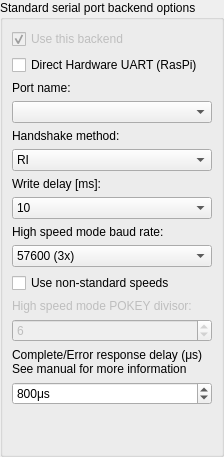
   <widget class="QWidget" name="page_serialPort">
    <layout class="QVBoxLayout" name="verticalLayout_2">
     <property name="spacing">
      <number>0</number>
     </property>
     <property name="leftMargin">
      <number>0</number>
     </property>
     <property name="topMargin">
      <number>0</number>
     </property>
     <property name="rightMargin">
      <number>0</number>
     </property>
     <property name="bottomMargin">
      <number>0</number>
     </property>
     <item>
      <widget class="QGroupBox" name="serialPortGroup">
       <property name="title">
        <string>Standard serial port backend options</string>
       </property>
       <layout class="QVBoxLayout" name="verticalLayout_3">
        <item>
         <widget class="QCheckBox" name="serialPortBox">
          <property name="enabled">
           <bool>false</bool>
          </property>
          <property name="text">
           <string>Use this backend</string>
          </property>
          <property name="checkable">
           <bool>true</bool>
          </property>
          <property name="checked">
           <bool>true</bool>
          </property>
         </widget>
        </item>
        <item>
         <widget class="QCheckBox" name="mDirectUart">
          <property name="text">
           <string>Direct Hardware UART (RasPi)</string>
          </property>
         </widget>
        </item>
        <item>
         <widget class="QLabel" name="serialPortDeviceNameLabel">
          <property name="sizePolicy">
           <sizepolicy hsizetype="Expanding" vsizetype="Fixed">
            <horstretch>0</horstretch>
            <verstretch>0</verstretch>
           </sizepolicy>
          </property>
          <property name="text">
           <string>Port name:</string>
          </property>
         </widget>
        </item>
        <item>
         <widget class="QComboBox" name="serialPortComboBox"/>
        </item>
        <item>
         <widget class="QLabel" name="serialPortHandshakeLabel">
          <property name="sizePolicy">
           <sizepolicy hsizetype="Preferred" vsizetype="Fixed">
            <horstretch>0</horstretch>
            <verstretch>0</verstretch>
           </sizepolicy>
          </property>
          <property name="text">
           <string>Handshake method:</string>
          </property>
         </widget>
        </item>
        <item>
         <widget class="QComboBox" name="serialPortHandshakeCombo">
          <item>
           <property name="text">
            <string>RI</string>
           </property>
          </item>
          <item>
           <property name="text">
            <string>DSR</string>
           </property>
          </item>
          <item>
           <property name="text">
            <string>CTS</string>
           </property>
          </item>
          <item>
           <property name="text">
            <string>NONE</string>
           </property>
          </item>
          <item>
           <property name="text">
            <string>SOFTWARE (SIO2BT)</string>
           </property>
          </item>
         </widget>
        </item>
        <item>
         <widget class="QLabel" name="serialPortWriteDelayLabel">
          <property name="enabled">
           <bool>true</bool>
          </property>
          <property name="sizePolicy">
           <sizepolicy hsizetype="Preferred" vsizetype="Fixed">
            <horstretch>0</horstretch>
            <verstretch>0</verstretch>
           </sizepolicy>
          </property>
          <property name="text">
           <string>Write delay [ms]:</string>
          </property>
         </widget>
        </item>
        <item>
         <widget class="QComboBox" name="serialPortWriteDelayCombo">
          <property name="enabled">
           <bool>true</bool>
          </property>
          <property name="currentIndex">
           <number>1</number>
          </property>
          <item>
           <property name="text">
            <string>0</string>
           </property>
          </item>
          <item>
           <property name="text">
            <string>10</string>
           </property>
          </item>
          <item>
           <property name="text">
            <string>20</string>
           </property>
          </item>
          <item>
           <property name="text">
            <string>30</string>
           </property>
          </item>
          <item>
           <property name="text">
            <string>40</string>
           </property>
          </item>
          <item>
           <property name="text">
            <string>50</string>
           </property>
          </item>
          <item>
           <property name="text">
            <string>60</string>
           </property>
          </item>
         </widget>
        </item>
        <item>
         <widget class="QLabel" name="serialPortBaudLabel">
          <property name="sizePolicy">
           <sizepolicy hsizetype="Preferred" vsizetype="Fixed">
            <horstretch>0</horstretch>
            <verstretch>0</verstretch>
           </sizepolicy>
          </property>
          <property name="text">
           <string>High speed mode baud rate:</string>
          </property>
         </widget>
        </item>
        <item>
         <widget class="QComboBox" name="serialPortBaudCombo">
          <property name="currentIndex">
           <number>2</number>
          </property>
          <item>
           <property name="text">
            <string>19200 (1x)</string>
           </property>
          </item>
          <item>
           <property name="text">
            <string>38400 (2x)</string>
           </property>
          </item>
          <item>
           <property name="text">
            <string>57600 (3x)</string>
           </property>
          </item>
         </widget>
        </item>
        <item>
         <widget class="QCheckBox" name="serialPortUseDivisorsBox">
          <property name="text">
           <string>Use non-standard speeds</string>
          </property>
         </widget>
        </item>
        <item>
         <widget class="QLabel" name="serialPortDivisorLabel">
          <property name="enabled">
           <bool>false</bool>
          </property>
          <property name="sizePolicy">
           <sizepolicy hsizetype="Preferred" vsizetype="Fixed">
            <horstretch>0</horstretch>
            <verstretch>0</verstretch>
           </sizepolicy>
          </property>
          <property name="text">
           <string>High speed mode POKEY divisor:</string>
          </property>
         </widget>
        </item>
        <item>
         <widget class="QSpinBox" name="serialPortDivisorEdit">
          <property name="enabled">
           <bool>false</bool>
          </property>
          <property name="maximum">
           <number>40</number>
          </property>
          <property name="value">
           <number>6</number>
          </property>
         </widget>
        </item>
        <item>
         <widget class="QLabel" name="serialPortCompErrDelayLabel">
          <property name="text">
           <string>&lt;html&gt;&lt;head/&gt;&lt;body&gt;Complete/Error response delay (μs)&lt;br&gt;See manual for more information&lt;/body&gt;&lt;/html&gt;</string>
          </property>
         </widget>
        </item>
        <item>
         <widget class="QSpinBox" name="serialPortCompErrDelayBox">
          <property name="suffix">
           <string>μs</string>
          </property>
          <property name="minimum">
           <number>250</number>
          </property>
          <property name="maximum">
           <number>2000</number>
          </property>
          <property name="singleStep">
           <number>10</number>
          </property>
          <property name="value">
           <number>800</number>
          </property>
         </widget>
        </item>
        <item>
         <spacer name="serialPortSpacer1">
          <property name="orientation">
           <enum>Qt::Orientation::Vertical</enum>
          </property>
          <property name="sizeHint" stdset="0">
           <size>
            <width>20</width>
            <height>40</height>
           </size>
          </property>
         </spacer>
        </item>
       </layout>
      </widget>
     </item>
    </layout>
   </widget>
